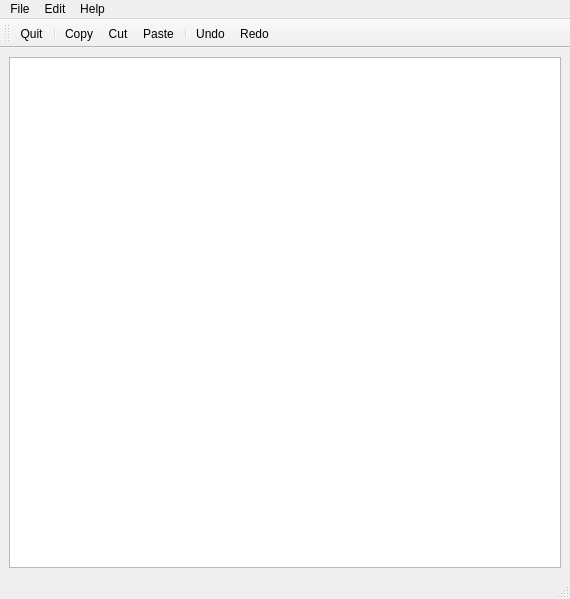
<?xml version="1.0" encoding="UTF-8"?>
<ui version="4.0">
 <class>MainWindow</class>
 <widget class="QMainWindow" name="MainWindow">
  <property name="geometry">
   <rect>
    <x>0</x>
    <y>0</y>
    <width>570</width>
    <height>599</height>
   </rect>
  </property>
  <property name="windowTitle">
   <string>MainWindow</string>
  </property>
  <widget class="QWidget" name="centralwidget">
   <layout class="QVBoxLayout" name="verticalLayout">
    <item>
     <widget class="QTextEdit" name="textEdit"/>
    </item>
   </layout>
  </widget>
  <widget class="QMenuBar" name="menubar">
   <property name="geometry">
    <rect>
     <x>0</x>
     <y>0</y>
     <width>570</width>
     <height>33</height>
    </rect>
   </property>
   <widget class="QMenu" name="menuFile">
    <property name="title">
     <string>File</string>
    </property>
    <addaction name="actionQuit"/>
   </widget>
   <widget class="QMenu" name="menuEdit">
    <property name="title">
     <string>Edit</string>
    </property>
    <addaction name="actionCopy"/>
    <addaction name="actionCut"/>
    <addaction name="actionPaste"/>
    <addaction name="separator"/>
    <addaction name="actionUndo"/>
    <addaction name="actionRedo"/>
   </widget>
   <widget class="QMenu" name="menuHelp">
    <property name="title">
     <string>Help</string>
    </property>
    <addaction name="actionAbout"/>
    <addaction name="actionAboutQt"/>
   </widget>
   <addaction name="menuFile"/>
   <addaction name="menuEdit"/>
   <addaction name="menuHelp"/>
  </widget>
  <widget class="QStatusBar" name="statusbar"/>
  <widget class="QToolBar" name="toolBar">
   <property name="windowTitle">
    <string>toolBar</string>
   </property>
   <attribute name="toolBarArea">
    <enum>TopToolBarArea</enum>
   </attribute>
   <attribute name="toolBarBreak">
    <bool>false</bool>
   </attribute>
   <addaction name="actionQuit"/>
   <addaction name="separator"/>
   <addaction name="actionCopy"/>
   <addaction name="actionCut"/>
   <addaction name="actionPaste"/>
   <addaction name="separator"/>
   <addaction name="actionUndo"/>
   <addaction name="actionRedo"/>
  </widget>
  <action name="actionQuit">
   <property name="icon">
    <iconset resource="resource.qrc">
     <normaloff>:/images/quitIcon.png</normaloff>:/images/quitIcon.png</iconset>
   </property>
   <property name="text">
    <string>Quit</string>
   </property>
  </action>
  <action name="actionCopy">
   <property name="icon">
    <iconset>
     <normaloff>images/copyIcon.png</normaloff>images/copyIcon.png</iconset>
   </property>
   <property name="text">
    <string>Copy</string>
   </property>
  </action>
  <action name="actionCut">
   <property name="icon">
    <iconset resource="resource.qrc">
     <normaloff>:/images/cutIcon.png</normaloff>:/images/cutIcon.png</iconset>
   </property>
   <property name="text">
    <string>Cut</string>
   </property>
  </action>
  <action name="actionPaste">
   <property name="icon">
    <iconset resource="resource.qrc">
     <normaloff>:/images/pasteIcon.png</normaloff>:/images/pasteIcon.png</iconset>
   </property>
   <property name="text">
    <string>Paste</string>
   </property>
  </action>
  <action name="actionUndo">
   <property name="icon">
    <iconset resource="resource.qrc">
     <normaloff>:/images/undoIcon.png</normaloff>:/images/undoIcon.png</iconset>
   </property>
   <property name="text">
    <string>Undo</string>
   </property>
  </action>
  <action name="actionRedo">
   <property name="icon">
    <iconset resource="resource.qrc">
     <normaloff>:/images/redoIcon.png</normaloff>:/images/redoIcon.png</iconset>
   </property>
   <property name="text">
    <string>Redo</string>
   </property>
  </action>
  <action name="actionAbout">
   <property name="icon">
    <iconset resource="resource.qrc">
     <normaloff>:/images/aboutIcon.png</normaloff>:/images/aboutIcon.png</iconset>
   </property>
   <property name="text">
    <string>About</string>
   </property>
  </action>
  <action name="actionAboutQt">
   <property name="icon">
    <iconset resource="resource.qrc">
     <normaloff>:/images/aboutQtIcon.png</normaloff>:/images/aboutQtIcon.png</iconset>
   </property>
   <property name="text">
    <string>AboutQt</string>
   </property>
  </action>
 </widget>
 <resources>
  <include location="resource.qrc"/>
 </resources>
 <connections/>
</ui>
